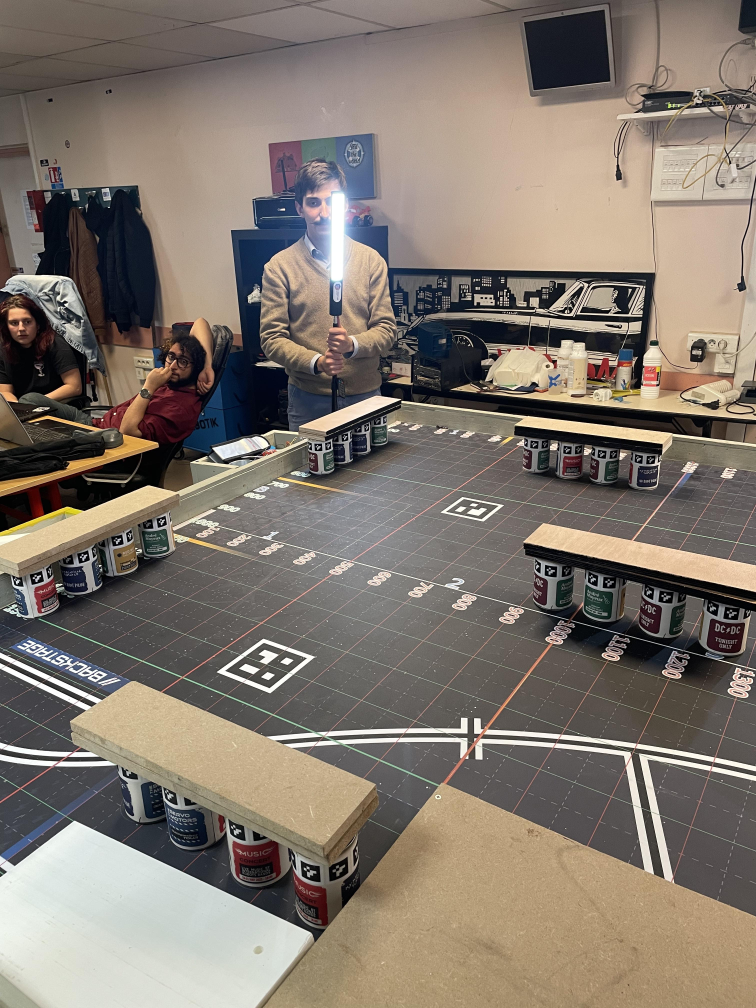
#> input picture IMG_7238.jpg, 3024 x 4032 px (shown at 1/4 size)
$ python -i AreaFinder.py   (imports and definitions only)
#> lines starting #> are read from the running program, lines starting #| are printed output that depends on the picture; after the words box and inside, x2 and y2 are one past the last pixel; in counts of white or black regions, pixels touching at a corner belong together
#> further down, picture is the input picture: shape (4032, 3024, 3); mean B, G, R 109.8, 119.4, 129.2
### debug/test_localisation_v2/Detection/HelperFuncs.py
import cv2 as cv

def DisplayResizedImage(image, newSize : tuple, windowName : str) :

    temp = cv.resize(image, newSize)
    cv.imshow(windowName, temp)

### debug/test_localisation_v2/Detection/AreaFinder.py
import cv2 as cv

import numpy as np

import HelperFuncs


upper_hsv = np.array([50, 255, 255])
lower_hsv = np.array([0, 50, 50])


def NoiseReduction(image) :

	return cv.GaussianBlur(image, 3, 0, 0)


""" Take a color image, find the areas of interest that contains the hsv color we seek,
then return the image with all the unintresting parts blacked out """

def FindAreaOfInterest(image) :

	hsv = cv.cvtColor(image, cv.COLOR_BGR2HSV)
#> hsv: shape (4032, 3024, 3); mean H, S, V 40.8, 55.8, 132.1

	mask = cv.inRange(hsv, lower_hsv, upper_hsv)
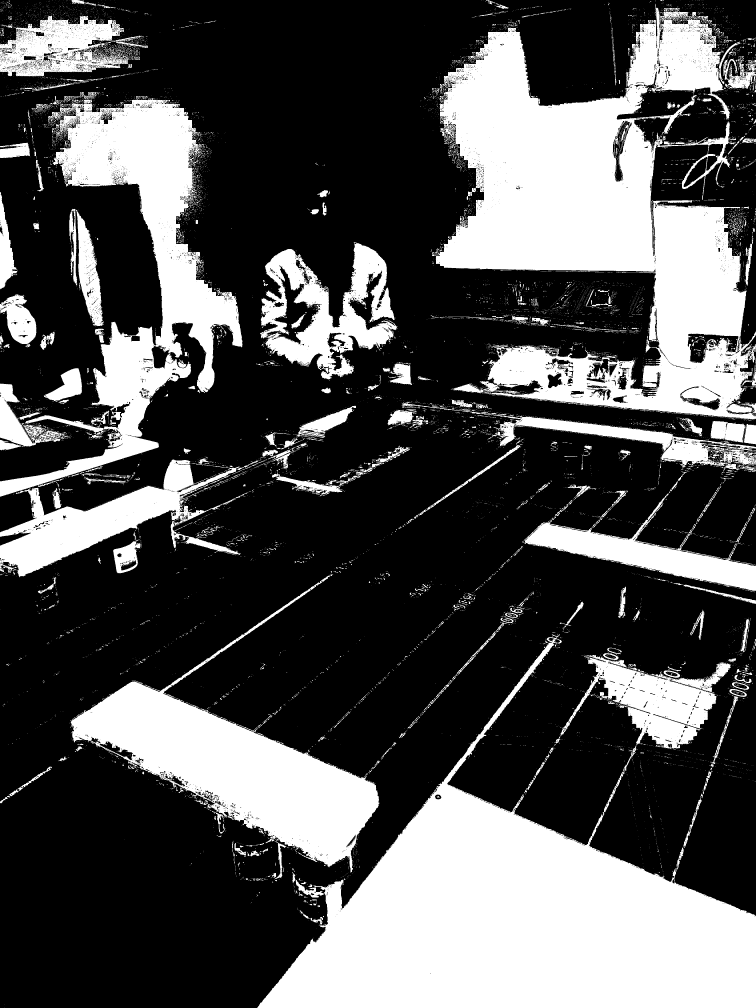
#> mask: shape (4032, 3024) (shown at 1/4 size); 32.2% white; 14365 white regions (13232 under 20 px), largest, box (x1, y1, x2, y2) and area: (1029, 2537, 3024, 4032) 1149192, (1728, 15, 3024, 1677) 1046712, (0, 392, 970, 1987) 411111

	#cv.imshow("mask", mask)


	""" Erode to remove some noise, then inflate it to get the general area """

	kernel = np.ones((3, 3))
	kernel2 = np.ones((5, 5))

	mask = cv.erode(mask, kernel, iterations=6)
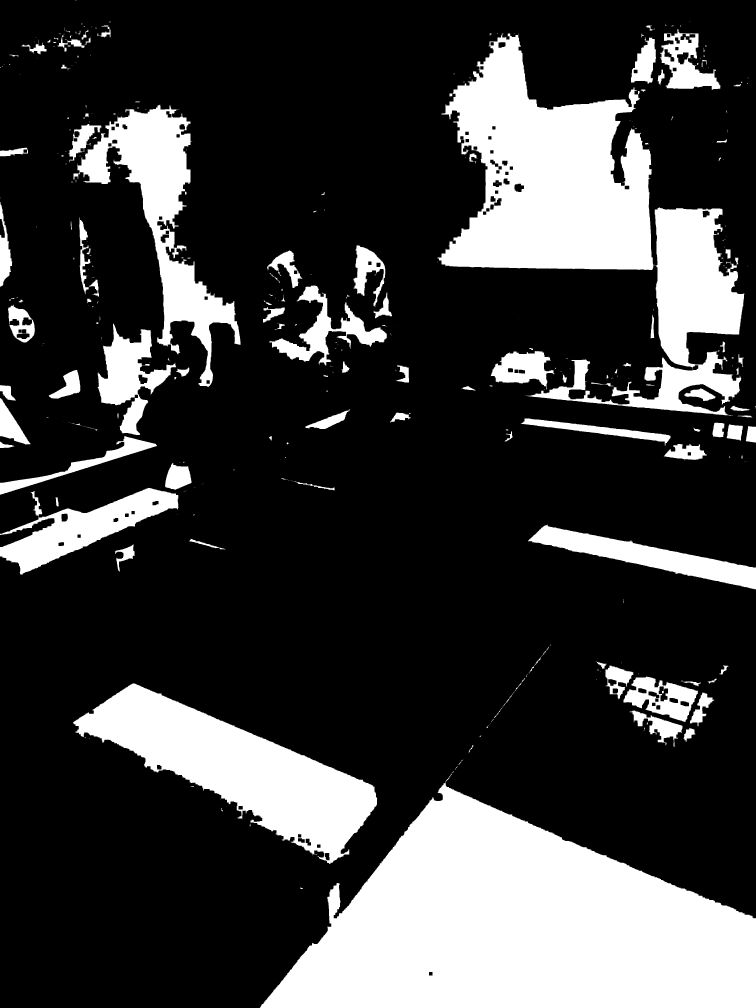
#> mask: shape (4032, 3024) (shown at 1/4 size); 23.6% white; 370 white regions (196 under 20 px), largest, box (x1, y1, x2, y2) and area: (1039, 3094, 3024, 4032) 1102663, (1750, 134, 2977, 1663) 721611, (292, 2733, 1509, 3456) 332039
	mask = cv.dilate(mask, kernel2, iterations=20)
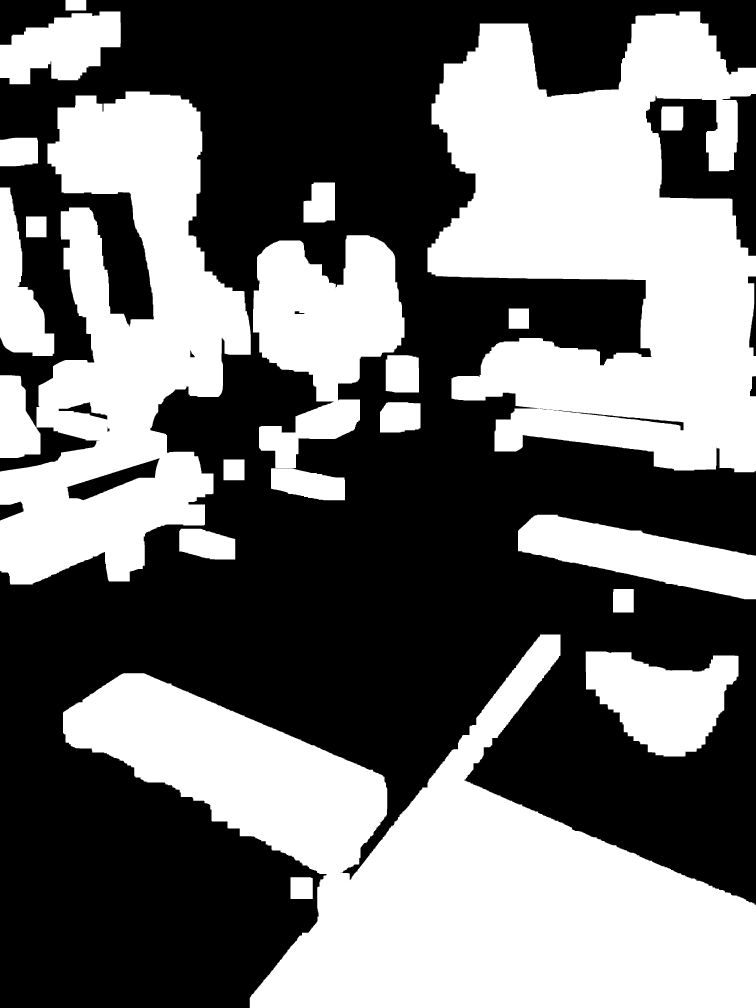
#> mask: shape (4032, 3024) (shown at 1/4 size); 44.6% white; 22 white regions, largest, box (x1, y1, x2, y2) and area: (252, 2538, 3024, 4032) 1832671, (1710, 46, 3024, 1889) 1552750, (0, 366, 1003, 2338) 1021991

	#cv.imshow("area mask", mask)

	""" In order to apply bitwise_and to the original image, the mask must have the same dimensions (3 channels) """
	bgrmask = cv.cvtColor(mask, cv.COLOR_GRAY2BGR)

	""" Make all uninterest"""
	masked_image = cv.bitwise_and(image, bgrmask)
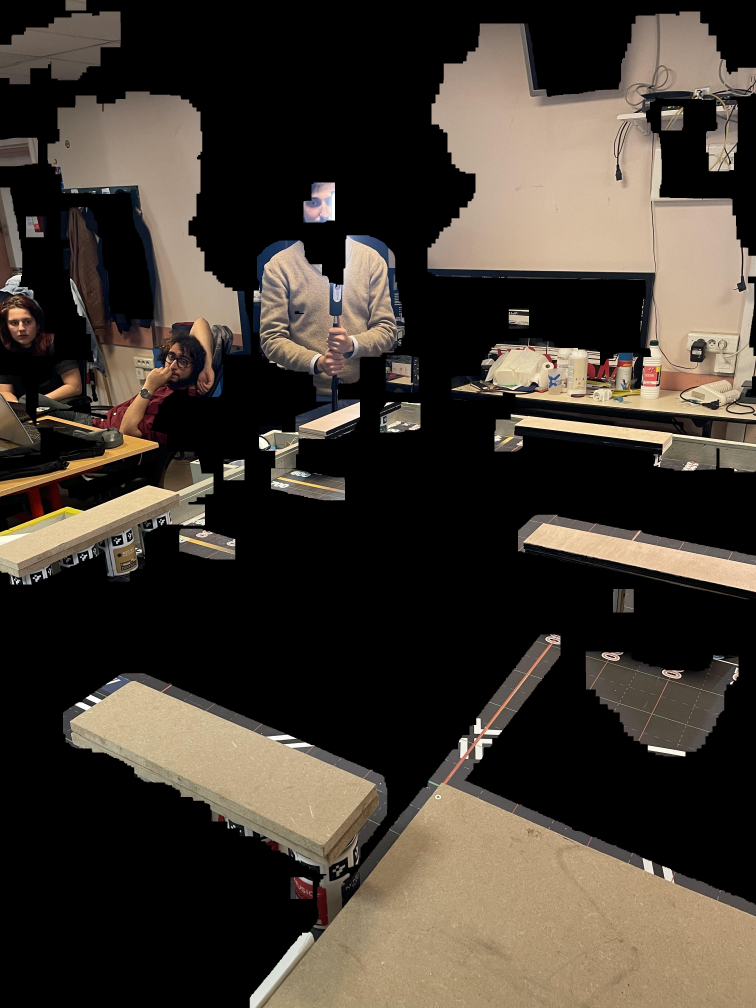
#> masked_image: shape (4032, 3024, 3) (shown at 1/4 size); mean B, G, R 49.2, 58, 65.9

	#cv.imshow("masked image", masked_image)
	HelperFuncs.DisplayResizedImage(masked_image, (800, 600), "masked image")
#> in DisplayResizedImage, `temp = cv.resize(image, newSize)`:
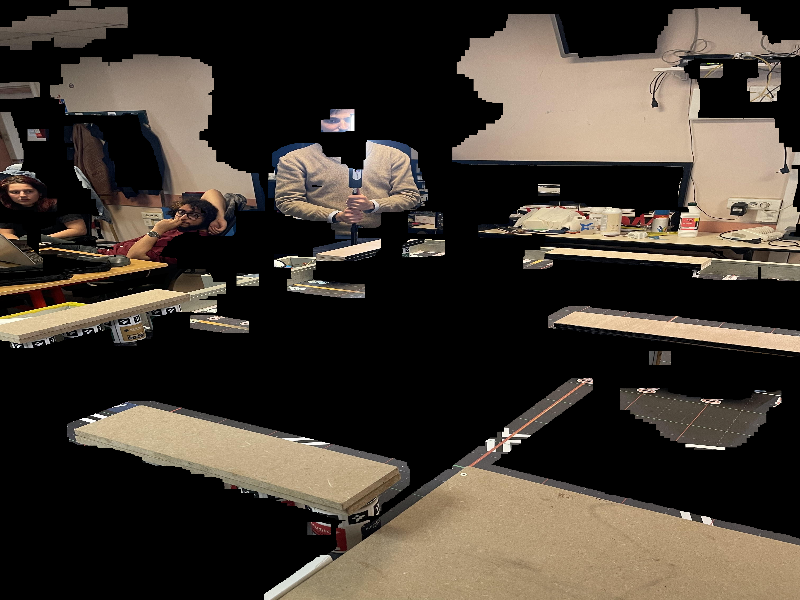
#> temp: shape (600, 800, 3); mean B, G, R 49.1, 58, 65.9

	masked_image = cv.GaussianBlur(masked_image, (5, 5), 0, 0)

	return masked_image, mask


# mask should be rgb, even if it is a binary operation
def ApplyMask(image, mask) :

	masked_image = cv.bitwise_and(image, mask)

	return masked_image

>>> import cv2
>>> picture = cv2.imread('../../../IMG_7238.jpg')
>>> result = FindAreaOfInterest(picture)

$ run again, on photo_20250407-192045.jpg
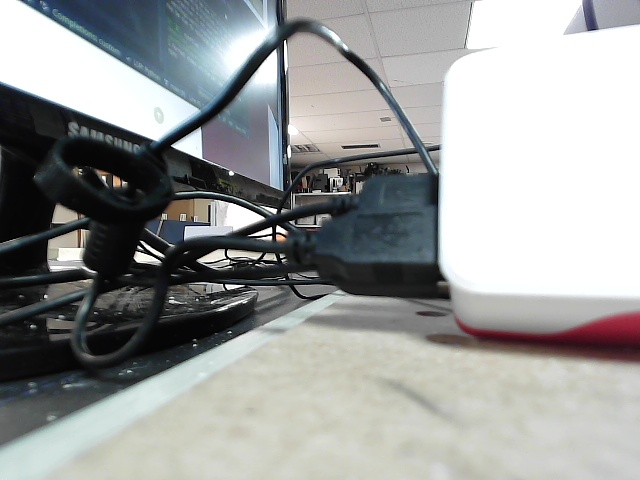
#> input picture photo_20250407-192045.jpg, 640 x 480 px
#> picture is the input picture: shape (480, 640, 3); mean B, G, R 155.7, 156.7, 154.6
#> hsv: shape (480, 640, 3); mean H, S, V 49.9, 24, 160.2
#> in FindAreaOfInterest, `mask = cv.inRange(hsv, lower_hsv, upper_hsv)`:
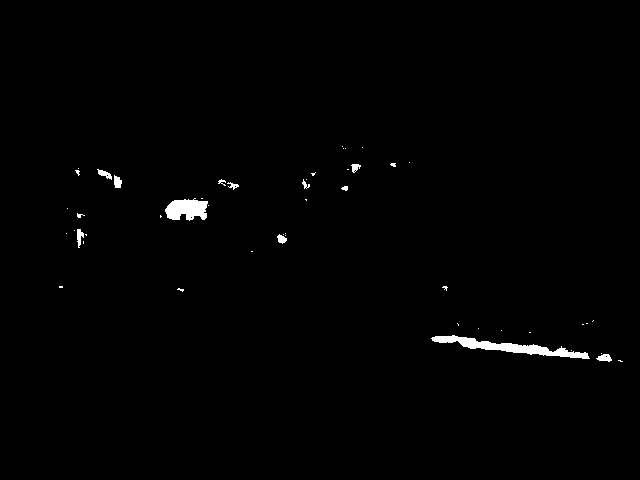
#> mask: shape (480, 640); 0.85% white; 50 white regions (37 under 20 px), largest, box (x1, y1, x2, y2) and area: (431, 335, 590, 359) 1177, (165, 198, 208, 221) 706, (596, 354, 612, 362) 84
#> bgrmask: shape (480, 640, 3); 2.7% white; 1 white region, box (x1, y1, x2, y2) and area: (138, 166, 238, 250) 8364
#> in FindAreaOfInterest, `masked_image = cv.GaussianBlur(masked_image, (5, 5), 0, 0)`:
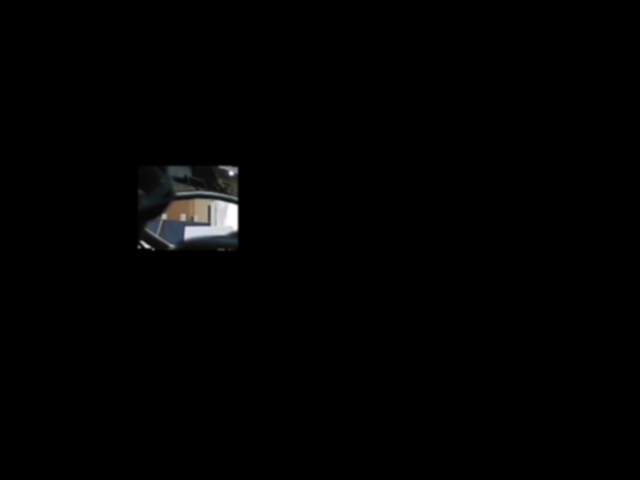
#> masked_image: shape (480, 640, 3); mean B, G, R 2.1, 2.1, 2.1
